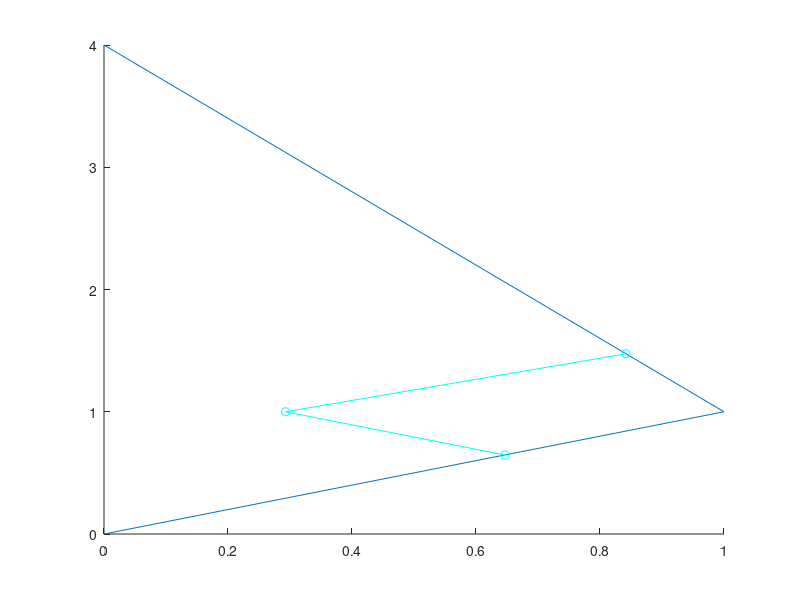

The MATLAB script that drew this image:
p1 = [0, 0]
p2 = [1, 1]
p3 = [0, 4]

rotation_p90 = [cos(pi/2)  -sin(pi/2) ; sin(pi/2)  cos(pi/2)]
rotation_m90 = [cos(-pi/2)  -sin(-pi/2) ; sin(-pi/2)  cos(-pi/2)]

v1 = p2 - p1;
v2 = p2 - p3;

v1n = v1 / norm(v1);
v2n = v2 / norm(v2);

angle = acos(dot(v1n, v2n))

deg_angle = angle / pi * 180



v1_m = p2 - (v1n*0.5) - (v1n*0.5*rotation_p90);

hold on
plot([p1(1), p2(1), p3(1)]', [p1(2), p2(2), p3(2)]')
pv = [p2 - (v1n*0.5); v1_m; p2 - (v2n*0.5)];
plot(pv(:,1), pv(:,2), '-oc');